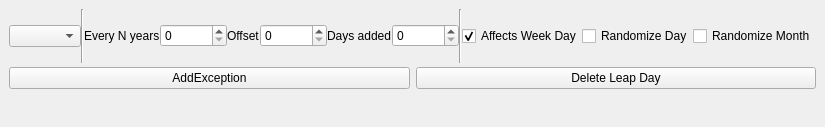
<?xml version="1.0" encoding="UTF-8"?>
<ui version="4.0">
 <class>LeapDayEntry</class>
 <widget class="QWidget" name="LeapDayEntry">
  <property name="geometry">
   <rect>
    <x>0</x>
    <y>0</y>
    <width>784</width>
    <height>127</height>
   </rect>
  </property>
  <property name="windowTitle">
   <string>Form</string>
  </property>
  <layout class="QVBoxLayout" name="verticalLayout">
   <property name="spacing">
    <number>2</number>
   </property>
   <property name="leftMargin">
    <number>9</number>
   </property>
   <property name="topMargin">
    <number>9</number>
   </property>
   <property name="rightMargin">
    <number>9</number>
   </property>
   <property name="bottomMargin">
    <number>9</number>
   </property>
   <item>
    <widget class="QWidget" name="Buttons" native="true">
     <layout class="QHBoxLayout" name="horizontalLayout_2">
      <property name="spacing">
       <number>0</number>
      </property>
      <property name="leftMargin">
       <number>0</number>
      </property>
      <property name="topMargin">
       <number>0</number>
      </property>
      <property name="rightMargin">
       <number>0</number>
      </property>
      <property name="bottomMargin">
       <number>0</number>
      </property>
      <item>
       <widget class="QComboBox" name="MonthSelection"/>
      </item>
      <item>
       <widget class="Line" name="line">
        <property name="orientation">
         <enum>Qt::Orientation::Vertical</enum>
        </property>
       </widget>
      </item>
      <item>
       <widget class="QLabel" name="label_EveryNYears">
        <property name="text">
         <string>Every N years</string>
        </property>
       </widget>
      </item>
      <item>
       <widget class="QSpinBox" name="EveryNYear">
        <property name="maximum">
         <number>999999</number>
        </property>
       </widget>
      </item>
      <item>
       <widget class="QLabel" name="label_Offset">
        <property name="text">
         <string>Offset</string>
        </property>
       </widget>
      </item>
      <item>
       <widget class="QSpinBox" name="Offset">
        <property name="maximum">
         <number>999999</number>
        </property>
       </widget>
      </item>
      <item>
       <widget class="QLabel" name="label_DaysAdded">
        <property name="text">
         <string>Days added</string>
        </property>
       </widget>
      </item>
      <item>
       <widget class="QSpinBox" name="DaysAdded">
        <property name="maximum">
         <number>999999</number>
        </property>
       </widget>
      </item>
      <item>
       <widget class="Line" name="line_2">
        <property name="orientation">
         <enum>Qt::Orientation::Vertical</enum>
        </property>
       </widget>
      </item>
      <item>
       <widget class="QCheckBox" name="AffectsWeekDay">
        <property name="text">
         <string>Affects Week Day</string>
        </property>
        <property name="checked">
         <bool>true</bool>
        </property>
        <property name="tristate">
         <bool>false</bool>
        </property>
       </widget>
      </item>
      <item>
       <widget class="QCheckBox" name="RandomizeDay">
        <property name="text">
         <string>Randomize Day</string>
        </property>
       </widget>
      </item>
      <item>
       <widget class="QCheckBox" name="RandomizeMonth">
        <property name="text">
         <string>Randomize Month</string>
        </property>
       </widget>
      </item>
     </layout>
    </widget>
   </item>
   <item>
    <widget class="QWidget" name="ListOfException" native="true">
     <layout class="QVBoxLayout" name="verticalLayout_2">
      <property name="spacing">
       <number>0</number>
      </property>
      <property name="leftMargin">
       <number>0</number>
      </property>
      <property name="topMargin">
       <number>0</number>
      </property>
      <property name="rightMargin">
       <number>0</number>
      </property>
      <property name="bottomMargin">
       <number>0</number>
      </property>
      <item>
       <widget class="QWidget" name="widget" native="true">
        <layout class="QHBoxLayout" name="horizontalLayout">
         <property name="spacing">
          <number>6</number>
         </property>
         <property name="leftMargin">
          <number>0</number>
         </property>
         <property name="topMargin">
          <number>0</number>
         </property>
         <property name="rightMargin">
          <number>0</number>
         </property>
         <property name="bottomMargin">
          <number>0</number>
         </property>
         <item>
          <widget class="QPushButton" name="AddException">
           <property name="text">
            <string>AddException</string>
           </property>
          </widget>
         </item>
         <item>
          <widget class="QPushButton" name="DeleteLeapDay">
           <property name="text">
            <string>Delete Leap Day</string>
           </property>
          </widget>
         </item>
        </layout>
       </widget>
      </item>
      <item>
       <widget class="QWidget" name="EmptyWidget" native="true"/>
      </item>
     </layout>
    </widget>
   </item>
  </layout>
 </widget>
 <resources/>
 <connections/>
</ui>
